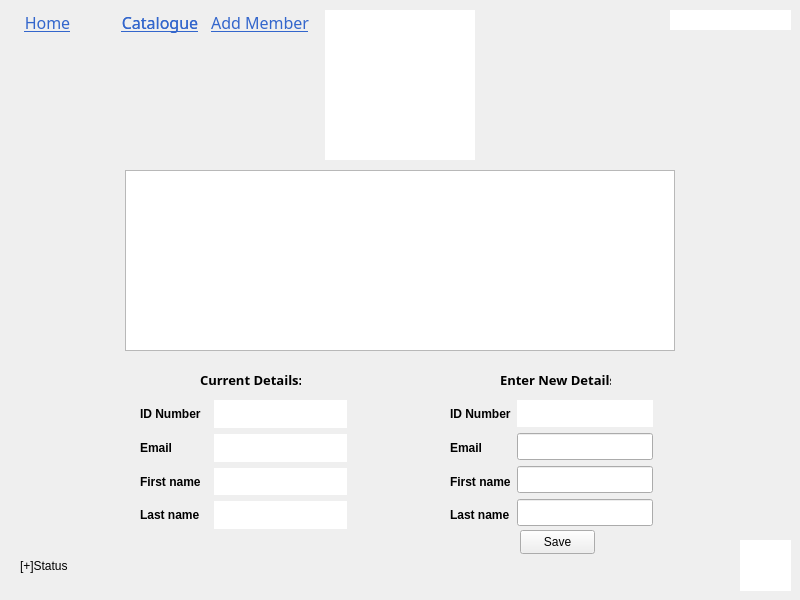
<?xml version="1.0" encoding="UTF-8"?>
<ui version="4.0">
 <class>edit_member_screen</class>
 <widget class="QWidget" name="edit_member_screen">
  <property name="geometry">
   <rect>
    <x>0</x>
    <y>0</y>
    <width>800</width>
    <height>600</height>
   </rect>
  </property>
  <property name="windowTitle">
   <string>Form</string>
  </property>
  <widget class="QWidget" name="layoutWidget_2">
   <property name="geometry">
    <rect>
     <x>450</x>
     <y>400</y>
     <width>203</width>
     <height>129</height>
    </rect>
   </property>
   <layout class="QHBoxLayout" name="horizontalLayout_2">
    <item>
     <layout class="QVBoxLayout" name="verticalLayout_3">
      <item>
       <widget class="QLabel" name="label_7">
        <property name="font">
         <font>
          <bold>true</bold>
         </font>
        </property>
        <property name="text">
         <string>ID Number</string>
        </property>
       </widget>
      </item>
      <item>
       <widget class="QLabel" name="label_8">
        <property name="font">
         <font>
          <bold>true</bold>
         </font>
        </property>
        <property name="text">
         <string>Email</string>
        </property>
       </widget>
      </item>
      <item>
       <widget class="QLabel" name="label_9">
        <property name="font">
         <font>
          <bold>true</bold>
         </font>
        </property>
        <property name="text">
         <string>First name</string>
        </property>
       </widget>
      </item>
      <item>
       <widget class="QLabel" name="label_10">
        <property name="font">
         <font>
          <bold>true</bold>
         </font>
        </property>
        <property name="text">
         <string>Last name</string>
        </property>
       </widget>
      </item>
     </layout>
    </item>
    <item>
     <layout class="QVBoxLayout" name="verticalLayout_4">
      <item>
       <widget class="QLabel" name="label_idNumber2">
        <property name="maximumSize">
         <size>
          <width>16777215</width>
          <height>27</height>
         </size>
        </property>
        <property name="styleSheet">
         <string notr="true">background-color: rgb(255, 255, 255);</string>
        </property>
        <property name="text">
         <string/>
        </property>
       </widget>
      </item>
      <item>
       <widget class="QLineEdit" name="lineEdit_email">
        <property name="minimumSize">
         <size>
          <width>0</width>
          <height>27</height>
         </size>
        </property>
       </widget>
      </item>
      <item>
       <widget class="QLineEdit" name="lineEdit_firstName">
        <property name="minimumSize">
         <size>
          <width>0</width>
          <height>27</height>
         </size>
        </property>
       </widget>
      </item>
      <item>
       <widget class="QLineEdit" name="lineEdit_lastName">
        <property name="minimumSize">
         <size>
          <width>0</width>
          <height>27</height>
         </size>
        </property>
       </widget>
      </item>
     </layout>
    </item>
   </layout>
  </widget>
  <widget class="QLabel" name="label_2">
   <property name="geometry">
    <rect>
     <x>500</x>
     <y>370</y>
     <width>111</width>
     <height>20</height>
    </rect>
   </property>
   <property name="font">
    <font>
     <family>Italic Outline Art</family>
     <pointsize>10</pointsize>
     <bold>true</bold>
    </font>
   </property>
   <property name="styleSheet">
    <string notr="true">text-align: centre;</string>
   </property>
   <property name="text">
    <string>Enter New Details:</string>
   </property>
  </widget>
  <widget class="QLabel" name="label_status">
   <property name="geometry">
    <rect>
     <x>20</x>
     <y>550</y>
     <width>251</width>
     <height>31</height>
    </rect>
   </property>
   <property name="text">
    <string>[+]Status</string>
   </property>
  </widget>
  <widget class="QPushButton" name="pushButton_catalogue">
   <property name="geometry">
    <rect>
     <x>110</x>
     <y>10</y>
     <width>100</width>
     <height>24</height>
    </rect>
   </property>
   <property name="font">
    <font>
     <family>Italic Outline Art</family>
     <pointsize>12</pointsize>
     <bold>false</bold>
     <underline>true</underline>
    </font>
   </property>
   <property name="cursor">
    <cursorShape>PointingHandCursor</cursorShape>
   </property>
   <property name="styleSheet">
    <string notr="true">background-color: 0;
border-radius: 15px;
border-color: 0;
color: #3366CC;
</string>
   </property>
   <property name="text">
    <string>Catalogue</string>
   </property>
  </widget>
  <widget class="QWidget" name="layoutWidget">
   <property name="geometry">
    <rect>
     <x>140</x>
     <y>400</y>
     <width>207</width>
     <height>129</height>
    </rect>
   </property>
   <layout class="QHBoxLayout" name="horizontalLayout">
    <item>
     <layout class="QVBoxLayout" name="verticalLayout">
      <item>
       <widget class="QLabel" name="label_6">
        <property name="font">
         <font>
          <bold>true</bold>
         </font>
        </property>
        <property name="frameShape">
         <enum>QFrame::NoFrame</enum>
        </property>
        <property name="text">
         <string>ID Number</string>
        </property>
       </widget>
      </item>
      <item>
       <widget class="QLabel" name="label_3">
        <property name="font">
         <font>
          <bold>true</bold>
         </font>
        </property>
        <property name="text">
         <string>Email</string>
        </property>
       </widget>
      </item>
      <item>
       <widget class="QLabel" name="label_4">
        <property name="font">
         <font>
          <bold>true</bold>
         </font>
        </property>
        <property name="text">
         <string>First name</string>
        </property>
       </widget>
      </item>
      <item>
       <widget class="QLabel" name="label_5">
        <property name="font">
         <font>
          <bold>true</bold>
         </font>
        </property>
        <property name="text">
         <string>Last name</string>
        </property>
       </widget>
      </item>
     </layout>
    </item>
    <item>
     <layout class="QVBoxLayout" name="verticalLayout_2">
      <item>
       <widget class="QLabel" name="label_idNumber">
        <property name="minimumSize">
         <size>
          <width>133</width>
          <height>0</height>
         </size>
        </property>
        <property name="styleSheet">
         <string notr="true">background-color: rgb(255, 255, 255);</string>
        </property>
        <property name="frameShape">
         <enum>QFrame::NoFrame</enum>
        </property>
        <property name="text">
         <string/>
        </property>
       </widget>
      </item>
      <item>
       <widget class="QLabel" name="label_email">
        <property name="minimumSize">
         <size>
          <width>133</width>
          <height>0</height>
         </size>
        </property>
        <property name="styleSheet">
         <string notr="true">background-color: rgb(255, 255, 255);</string>
        </property>
        <property name="text">
         <string/>
        </property>
       </widget>
      </item>
      <item>
       <widget class="QLabel" name="label_firstName">
        <property name="minimumSize">
         <size>
          <width>133</width>
          <height>0</height>
         </size>
        </property>
        <property name="styleSheet">
         <string notr="true">background-color: rgb(255, 255, 255);</string>
        </property>
        <property name="text">
         <string/>
        </property>
       </widget>
      </item>
      <item>
       <widget class="QLabel" name="label_lastName">
        <property name="minimumSize">
         <size>
          <width>133</width>
          <height>0</height>
         </size>
        </property>
        <property name="styleSheet">
         <string notr="true">background-color: rgb(255, 255, 255);</string>
        </property>
        <property name="text">
         <string/>
        </property>
       </widget>
      </item>
     </layout>
    </item>
   </layout>
  </widget>
  <widget class="QPushButton" name="pushButton_home">
   <property name="geometry">
    <rect>
     <x>10</x>
     <y>10</y>
     <width>75</width>
     <height>24</height>
    </rect>
   </property>
   <property name="font">
    <font>
     <family>Italic Outline Art</family>
     <pointsize>12</pointsize>
     <bold>false</bold>
     <underline>true</underline>
    </font>
   </property>
   <property name="cursor">
    <cursorShape>PointingHandCursor</cursorShape>
   </property>
   <property name="styleSheet">
    <string notr="true">background-color: 0;
border-radius: 15px;
border-color: 0;
color: #3366CC;
</string>
   </property>
   <property name="text">
    <string>Home</string>
   </property>
  </widget>
  <widget class="QPushButton" name="pushButton_save">
   <property name="geometry">
    <rect>
     <x>520</x>
     <y>530</y>
     <width>75</width>
     <height>24</height>
    </rect>
   </property>
   <property name="text">
    <string>Save</string>
   </property>
  </widget>
  <widget class="QLabel" name="label">
   <property name="geometry">
    <rect>
     <x>200</x>
     <y>370</y>
     <width>101</width>
     <height>20</height>
    </rect>
   </property>
   <property name="font">
    <font>
     <family>Italic Outline Art</family>
     <pointsize>10</pointsize>
     <bold>true</bold>
    </font>
   </property>
   <property name="styleSheet">
    <string notr="true">text-align: centre;</string>
   </property>
   <property name="text">
    <string>Current Details:</string>
   </property>
  </widget>
  <widget class="QLabel" name="label_heading">
   <property name="geometry">
    <rect>
     <x>325</x>
     <y>10</y>
     <width>150</width>
     <height>150</height>
    </rect>
   </property>
   <property name="styleSheet">
    <string notr="true">background-color: rgb(255, 255, 255);</string>
   </property>
   <property name="text">
    <string/>
   </property>
  </widget>
  <widget class="QLabel" name="label_title">
   <property name="geometry">
    <rect>
     <x>740</x>
     <y>540</y>
     <width>51</width>
     <height>51</height>
    </rect>
   </property>
   <property name="styleSheet">
    <string notr="true">background-color: rgb(255, 255, 255);</string>
   </property>
   <property name="text">
    <string/>
   </property>
   <property name="scaledContents">
    <bool>false</bool>
   </property>
  </widget>
  <widget class="QTableView" name="tableView">
   <property name="geometry">
    <rect>
     <x>125</x>
     <y>170</y>
     <width>550</width>
     <height>181</height>
    </rect>
   </property>
  </widget>
  <widget class="QLabel" name="label_username">
   <property name="geometry">
    <rect>
     <x>670</x>
     <y>10</y>
     <width>121</width>
     <height>20</height>
    </rect>
   </property>
   <property name="layoutDirection">
    <enum>Qt::LeftToRight</enum>
   </property>
   <property name="styleSheet">
    <string notr="true">text-align: right;
background-color: rgb(255, 255, 255);
</string>
   </property>
   <property name="text">
    <string/>
   </property>
  </widget>
  <widget class="QPushButton" name="pushButton_catalogue_2">
   <property name="geometry">
    <rect>
     <x>110</x>
     <y>10</y>
     <width>100</width>
     <height>24</height>
    </rect>
   </property>
   <property name="font">
    <font>
     <family>Italic Outline Art</family>
     <pointsize>12</pointsize>
     <bold>false</bold>
     <underline>true</underline>
    </font>
   </property>
   <property name="cursor">
    <cursorShape>PointingHandCursor</cursorShape>
   </property>
   <property name="styleSheet">
    <string notr="true">background-color: 0;
border-radius: 15px;
border-color: 0;
color: #3366CC;
</string>
   </property>
   <property name="text">
    <string>Catalogue</string>
   </property>
  </widget>
  <widget class="QPushButton" name="pushButton_catalogue_3">
   <property name="geometry">
    <rect>
     <x>210</x>
     <y>10</y>
     <width>100</width>
     <height>24</height>
    </rect>
   </property>
   <property name="font">
    <font>
     <family>Italic Outline Art</family>
     <pointsize>12</pointsize>
     <bold>false</bold>
     <underline>true</underline>
    </font>
   </property>
   <property name="cursor">
    <cursorShape>PointingHandCursor</cursorShape>
   </property>
   <property name="styleSheet">
    <string notr="true">background-color: 0;
border-radius: 15px;
border-color: 0;
color: #3366CC;
</string>
   </property>
   <property name="text">
    <string>Add Member</string>
   </property>
  </widget>
 </widget>
 <resources/>
 <connections/>
</ui>
